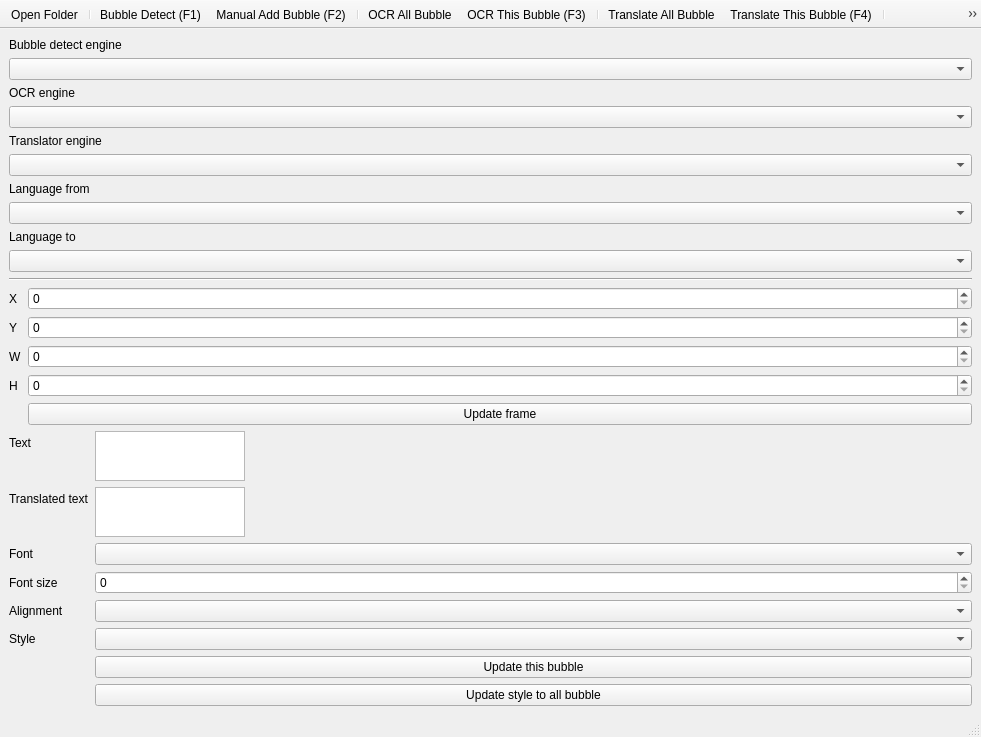
<?xml version="1.0" encoding="UTF-8"?>
<ui version="4.0">
 <class>MainWindow</class>
 <widget class="QMainWindow" name="MainWindow">
  <property name="windowModality">
   <enum>Qt::ApplicationModal</enum>
  </property>
  <property name="geometry">
   <rect>
    <x>0</x>
    <y>0</y>
    <width>981</width>
    <height>716</height>
   </rect>
  </property>
  <property name="windowTitle">
   <string>Translator</string>
  </property>
  <property name="windowIcon">
   <iconset resource="resources.qrc">
    <normaloff>:/icon/main_icon</normaloff>:/icon/main_icon</iconset>
  </property>
  <widget class="QWidget" name="centralwidget">
   <layout class="QHBoxLayout" name="layout_main">
    <item>
     <layout class="QVBoxLayout" name="layout_tool">
      <property name="sizeConstraint">
       <enum>QLayout::SetDefaultConstraint</enum>
      </property>
      <item>
       <layout class="QVBoxLayout" name="layout_engine">
        <property name="sizeConstraint">
         <enum>QLayout::SetDefaultConstraint</enum>
        </property>
        <item>
         <widget class="QLabel" name="lbl_bubble_detect_engine">
          <property name="sizePolicy">
           <sizepolicy hsizetype="Minimum" vsizetype="Preferred">
            <horstretch>0</horstretch>
            <verstretch>0</verstretch>
           </sizepolicy>
          </property>
          <property name="text">
           <string>Bubble detect engine</string>
          </property>
         </widget>
        </item>
        <item>
         <widget class="QComboBox" name="cbx_bubble_detect_engine">
          <property name="sizePolicy">
           <sizepolicy hsizetype="Minimum" vsizetype="Fixed">
            <horstretch>0</horstretch>
            <verstretch>0</verstretch>
           </sizepolicy>
          </property>
         </widget>
        </item>
        <item>
         <widget class="QLabel" name="lbl_ocr__engine">
          <property name="sizePolicy">
           <sizepolicy hsizetype="Minimum" vsizetype="Preferred">
            <horstretch>0</horstretch>
            <verstretch>0</verstretch>
           </sizepolicy>
          </property>
          <property name="text">
           <string>OCR engine</string>
          </property>
         </widget>
        </item>
        <item>
         <widget class="QComboBox" name="cbx_ocr_engine">
          <property name="sizePolicy">
           <sizepolicy hsizetype="Minimum" vsizetype="Fixed">
            <horstretch>0</horstretch>
            <verstretch>0</verstretch>
           </sizepolicy>
          </property>
         </widget>
        </item>
        <item>
         <widget class="QLabel" name="lbl_translator_engine">
          <property name="sizePolicy">
           <sizepolicy hsizetype="Minimum" vsizetype="Preferred">
            <horstretch>0</horstretch>
            <verstretch>0</verstretch>
           </sizepolicy>
          </property>
          <property name="text">
           <string>Translator engine</string>
          </property>
         </widget>
        </item>
        <item>
         <widget class="QComboBox" name="cbx_translator_engine">
          <property name="sizePolicy">
           <sizepolicy hsizetype="Minimum" vsizetype="Fixed">
            <horstretch>0</horstretch>
            <verstretch>0</verstretch>
           </sizepolicy>
          </property>
         </widget>
        </item>
        <item>
         <widget class="QLabel" name="lbl_language_from">
          <property name="sizePolicy">
           <sizepolicy hsizetype="Minimum" vsizetype="Preferred">
            <horstretch>0</horstretch>
            <verstretch>0</verstretch>
           </sizepolicy>
          </property>
          <property name="text">
           <string>Language from</string>
          </property>
         </widget>
        </item>
        <item>
         <widget class="QComboBox" name="cbx_language_from">
          <property name="sizePolicy">
           <sizepolicy hsizetype="Minimum" vsizetype="Fixed">
            <horstretch>0</horstretch>
            <verstretch>0</verstretch>
           </sizepolicy>
          </property>
         </widget>
        </item>
        <item>
         <widget class="QLabel" name="lbl_language_to">
          <property name="sizePolicy">
           <sizepolicy hsizetype="Minimum" vsizetype="Preferred">
            <horstretch>0</horstretch>
            <verstretch>0</verstretch>
           </sizepolicy>
          </property>
          <property name="text">
           <string>Language to</string>
          </property>
         </widget>
        </item>
        <item>
         <widget class="QComboBox" name="cbx_language_to">
          <property name="sizePolicy">
           <sizepolicy hsizetype="Minimum" vsizetype="Fixed">
            <horstretch>0</horstretch>
            <verstretch>0</verstretch>
           </sizepolicy>
          </property>
         </widget>
        </item>
       </layout>
      </item>
      <item>
       <widget class="Line" name="line_middle">
        <property name="orientation">
         <enum>Qt::Horizontal</enum>
        </property>
       </widget>
      </item>
      <item>
       <layout class="QFormLayout" name="layout_pos">
        <item row="0" column="0">
         <widget class="QLabel" name="lbl_x">
          <property name="text">
           <string notr="true">X</string>
          </property>
         </widget>
        </item>
        <item row="0" column="1">
         <widget class="QSpinBox" name="spin_x">
          <property name="maximum">
           <number>9999999</number>
          </property>
         </widget>
        </item>
        <item row="1" column="0">
         <widget class="QLabel" name="lbl_y">
          <property name="text">
           <string notr="true">Y</string>
          </property>
         </widget>
        </item>
        <item row="1" column="1">
         <widget class="QSpinBox" name="spin_y">
          <property name="maximum">
           <number>9999999</number>
          </property>
         </widget>
        </item>
        <item row="2" column="0">
         <widget class="QLabel" name="lbl_w">
          <property name="text">
           <string notr="true">W</string>
          </property>
         </widget>
        </item>
        <item row="2" column="1">
         <widget class="QSpinBox" name="spin_w">
          <property name="maximum">
           <number>9999999</number>
          </property>
         </widget>
        </item>
        <item row="3" column="0">
         <widget class="QLabel" name="lbl_h">
          <property name="text">
           <string notr="true">H</string>
          </property>
         </widget>
        </item>
        <item row="3" column="1">
         <widget class="QSpinBox" name="spin_h">
          <property name="maximum">
           <number>9999999</number>
          </property>
         </widget>
        </item>
        <item row="4" column="1">
         <widget class="QPushButton" name="btn_update_frame">
          <property name="text">
           <string>Update frame</string>
          </property>
         </widget>
        </item>
       </layout>
      </item>
      <item>
       <layout class="QFormLayout" name="layout_text">
        <property name="sizeConstraint">
         <enum>QLayout::SetDefaultConstraint</enum>
        </property>
        <item row="0" column="0">
         <widget class="QLabel" name="lbl_text">
          <property name="text">
           <string>Text</string>
          </property>
         </widget>
        </item>
        <item row="0" column="1">
         <widget class="QPlainTextEdit" name="txt_text">
          <property name="sizePolicy">
           <sizepolicy hsizetype="Minimum" vsizetype="Preferred">
            <horstretch>0</horstretch>
            <verstretch>0</verstretch>
           </sizepolicy>
          </property>
          <property name="maximumSize">
           <size>
            <width>150</width>
            <height>50</height>
           </size>
          </property>
         </widget>
        </item>
        <item row="6" column="1">
         <widget class="QPushButton" name="btn_update_text">
          <property name="text">
           <string>Update this bubble</string>
          </property>
         </widget>
        </item>
        <item row="2" column="0">
         <widget class="QLabel" name="lbl_font">
          <property name="text">
           <string>Font</string>
          </property>
         </widget>
        </item>
        <item row="2" column="1">
         <widget class="QComboBox" name="cbx_font">
          <property name="sizePolicy">
           <sizepolicy hsizetype="Minimum" vsizetype="Fixed">
            <horstretch>0</horstretch>
            <verstretch>0</verstretch>
           </sizepolicy>
          </property>
         </widget>
        </item>
        <item row="3" column="1">
         <widget class="QSpinBox" name="spin_font_size">
          <property name="sizePolicy">
           <sizepolicy hsizetype="Minimum" vsizetype="Fixed">
            <horstretch>0</horstretch>
            <verstretch>0</verstretch>
           </sizepolicy>
          </property>
         </widget>
        </item>
        <item row="3" column="0">
         <widget class="QLabel" name="lbl_font_size">
          <property name="text">
           <string>Font size</string>
          </property>
         </widget>
        </item>
        <item row="5" column="1">
         <widget class="QComboBox" name="cbx_text_style">
          <property name="sizePolicy">
           <sizepolicy hsizetype="Minimum" vsizetype="Fixed">
            <horstretch>0</horstretch>
            <verstretch>0</verstretch>
           </sizepolicy>
          </property>
         </widget>
        </item>
        <item row="5" column="0">
         <widget class="QLabel" name="lbl_text_style">
          <property name="text">
           <string>Style</string>
          </property>
         </widget>
        </item>
        <item row="1" column="0">
         <widget class="QLabel" name="lbl_translated_text">
          <property name="text">
           <string>Translated text</string>
          </property>
         </widget>
        </item>
        <item row="1" column="1">
         <widget class="QPlainTextEdit" name="txt_translated_text">
          <property name="sizePolicy">
           <sizepolicy hsizetype="Minimum" vsizetype="Expanding">
            <horstretch>0</horstretch>
            <verstretch>0</verstretch>
           </sizepolicy>
          </property>
          <property name="maximumSize">
           <size>
            <width>150</width>
            <height>50</height>
           </size>
          </property>
         </widget>
        </item>
        <item row="4" column="0">
         <widget class="QLabel" name="lbl_alignment">
          <property name="text">
           <string>Alignment</string>
          </property>
         </widget>
        </item>
        <item row="4" column="1">
         <widget class="QComboBox" name="cbx_alignment"/>
        </item>
        <item row="7" column="1">
         <widget class="QPushButton" name="btn_update_style_to_all_bubble">
          <property name="text">
           <string>Update style to all bubble</string>
          </property>
         </widget>
        </item>
       </layout>
      </item>
      <item>
       <spacer name="spacer_bottom">
        <property name="orientation">
         <enum>Qt::Vertical</enum>
        </property>
        <property name="sizeHint" stdset="0">
         <size>
          <width>20</width>
          <height>40</height>
         </size>
        </property>
       </spacer>
      </item>
     </layout>
    </item>
   </layout>
  </widget>
  <widget class="QStatusBar" name="statusbar"/>
  <widget class="QToolBar" name="toolBar">
   <property name="windowTitle">
    <string notr="true">toolBar</string>
   </property>
   <property name="movable">
    <bool>false</bool>
   </property>
   <property name="floatable">
    <bool>false</bool>
   </property>
   <attribute name="toolBarArea">
    <enum>TopToolBarArea</enum>
   </attribute>
   <attribute name="toolBarBreak">
    <bool>false</bool>
   </attribute>
   <addaction name="actionOpenFolder"/>
   <addaction name="separator"/>
   <addaction name="actionBubbleDetect"/>
   <addaction name="actionManualAddBubble"/>
   <addaction name="separator"/>
   <addaction name="actionOCRAllBubble"/>
   <addaction name="actionOCRThisBubble"/>
   <addaction name="separator"/>
   <addaction name="actionTranslateAllBubble"/>
   <addaction name="actionTranslateThisBubble"/>
   <addaction name="separator"/>
   <addaction name="actionDisplayPreview"/>
   <addaction name="actionRefreshPreview"/>
   <addaction name="separator"/>
   <addaction name="actionSaveAndNext"/>
   <addaction name="actionSkipAndNext"/>
   <addaction name="separator"/>
   <addaction name="actionFullscreen"/>
  </widget>
  <action name="actionBubbleDetect">
   <property name="icon">
    <iconset resource="resources.qrc">
     <normaloff>:/icon/bubble-search</normaloff>:/icon/bubble-search</iconset>
   </property>
   <property name="text">
    <string>Bubble Detect (F1)</string>
   </property>
   <property name="toolTip">
    <string>Bubble Detect (F1)</string>
   </property>
   <property name="shortcut">
    <string>F1</string>
   </property>
  </action>
  <action name="actionManualAddBubble">
   <property name="checkable">
    <bool>true</bool>
   </property>
   <property name="icon">
    <iconset resource="resources.qrc">
     <normaloff>:/icon/bubble-add</normaloff>:/icon/bubble-add</iconset>
   </property>
   <property name="text">
    <string>Manual Add Bubble (F2)</string>
   </property>
   <property name="toolTip">
    <string>Manual Add Bubble (F2)</string>
   </property>
   <property name="shortcut">
    <string>F2</string>
   </property>
  </action>
  <action name="actionOCRAllBubble">
   <property name="icon">
    <iconset resource="resources.qrc">
     <normaloff>:/icon/ocr</normaloff>:/icon/ocr</iconset>
   </property>
   <property name="text">
    <string>OCR All Bubble</string>
   </property>
   <property name="toolTip">
    <string>OCR All Bubble</string>
   </property>
  </action>
  <action name="actionTranslateAllBubble">
   <property name="icon">
    <iconset resource="resources.qrc">
     <normaloff>:/icon/translate</normaloff>:/icon/translate</iconset>
   </property>
   <property name="text">
    <string>Translate All Bubble</string>
   </property>
   <property name="toolTip">
    <string>Translate All Bubble</string>
   </property>
  </action>
  <action name="actionDisplayPreview">
   <property name="checkable">
    <bool>true</bool>
   </property>
   <property name="icon">
    <iconset resource="resources.qrc">
     <normaloff>:/icon/show</normaloff>:/icon/show</iconset>
   </property>
   <property name="text">
    <string>Display Preview</string>
   </property>
   <property name="toolTip">
    <string>Display Preview</string>
   </property>
  </action>
  <action name="actionSaveAndNext">
   <property name="icon">
    <iconset resource="resources.qrc">
     <normaloff>:/icon/save</normaloff>:/icon/save</iconset>
   </property>
   <property name="text">
    <string>Save and Next (Ctrl+S)</string>
   </property>
   <property name="toolTip">
    <string>Save and Next (Ctrl+S)</string>
   </property>
   <property name="shortcut">
    <string>Ctrl+S</string>
   </property>
  </action>
  <action name="actionSkipAndNext">
   <property name="icon">
    <iconset resource="resources.qrc">
     <normaloff>:/icon/play</normaloff>:/icon/play</iconset>
   </property>
   <property name="text">
    <string>Skip and Next</string>
   </property>
   <property name="toolTip">
    <string>Skip and Next</string>
   </property>
  </action>
  <action name="actionFullscreen">
   <property name="icon">
    <iconset resource="resources.qrc">
     <normaloff>:/icon/full-screen</normaloff>:/icon/full-screen</iconset>
   </property>
   <property name="text">
    <string>Toggle full screen (F11)</string>
   </property>
   <property name="toolTip">
    <string>Toggle full screen (F11)</string>
   </property>
   <property name="shortcut">
    <string>F11</string>
   </property>
  </action>
  <action name="actionOpenFolder">
   <property name="icon">
    <iconset resource="resources.qrc">
     <normaloff>:/icon/open-folder</normaloff>:/icon/open-folder</iconset>
   </property>
   <property name="text">
    <string>Open Folder</string>
   </property>
   <property name="toolTip">
    <string>Open Folder</string>
   </property>
  </action>
  <action name="actionRefreshPreview">
   <property name="icon">
    <iconset resource="resources.qrc">
     <normaloff>:/icon/refresh-preview</normaloff>:/icon/refresh-preview</iconset>
   </property>
   <property name="text">
    <string>Refresh Preview (F5)</string>
   </property>
   <property name="toolTip">
    <string>Refresh Preview (F5)</string>
   </property>
   <property name="shortcut">
    <string>F5</string>
   </property>
  </action>
  <action name="actionOCRThisBubble">
   <property name="icon">
    <iconset resource="resources.qrc">
     <normaloff>:/icon/ocr-bubble</normaloff>:/icon/ocr-bubble</iconset>
   </property>
   <property name="text">
    <string>OCR This Bubble (F3)</string>
   </property>
   <property name="toolTip">
    <string>OCR This Bubble (F3)</string>
   </property>
   <property name="shortcut">
    <string>F3</string>
   </property>
  </action>
  <action name="actionTranslateThisBubble">
   <property name="icon">
    <iconset resource="resources.qrc">
     <normaloff>:/icon/translate-bubble</normaloff>:/icon/translate-bubble</iconset>
   </property>
   <property name="text">
    <string>Translate This Bubble (F4)</string>
   </property>
   <property name="toolTip">
    <string>Translate This Bubble (F4)</string>
   </property>
   <property name="shortcut">
    <string>F4</string>
   </property>
  </action>
 </widget>
 <resources>
  <include location="resources.qrc"/>
 </resources>
 <connections/>
</ui>
